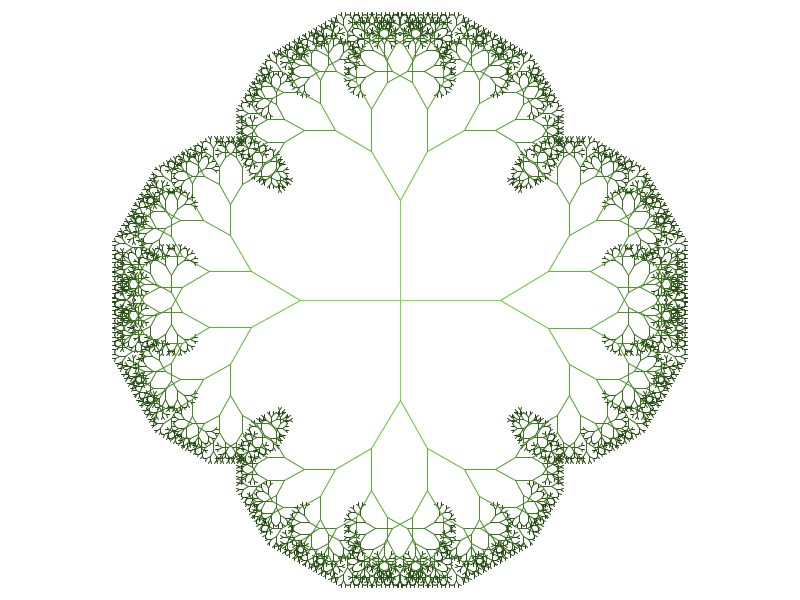
Frame 1 (no input)
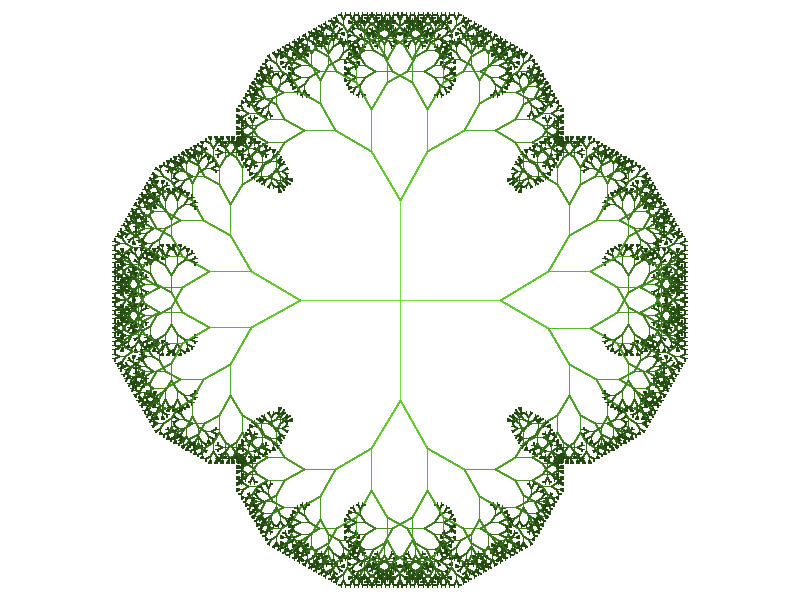
Frame 60 (the mouse pressed at the canvas centre just before this capture)
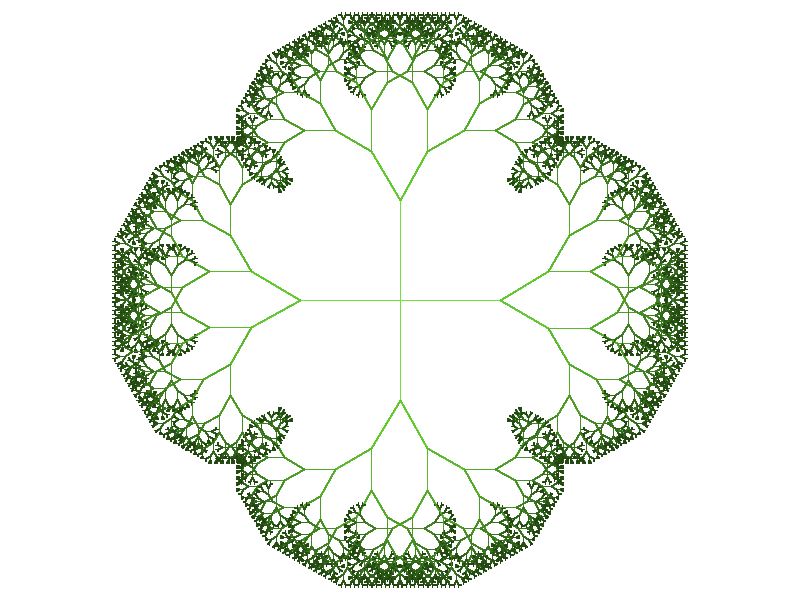
Frame 120 (the mouse held since frame 60 and released just before this capture)

The Processing sketch that drew these frames (run headless with seeded random() and noise(); from frame 60 on, the mouse is pressed at the canvas centre):

// Processing sketch: processing_73068
// ── processing_73068.pde

// Recursive Tree Excercise
// Owen Herterich

void setup() {
  size(800, 600);
  background(255);

  colorMode(HSB, 360);

  strokeWeight(1);
}

void draw() {
  //Draw initial horizontal line for the tree
  stroke(100, 270, 320);
  line(400, 300, 500, 300);
  line(400, 300, 300, 300);
  line(400, 300, 400, 400);
  line(400, 300, 400, 200);

  //Start drawing recursive tree
  pushMatrix();
  translate(500, 300);
  branch(75, 30, 300);
  popMatrix();

  pushMatrix();
  translate(400, 400);
  rotate(radians(90));
  branch(75, 30, 300);
  popMatrix();

  pushMatrix();
  translate(300, 300);
  rotate(radians(180));
  branch(75, 30, 300);
  popMatrix();
  
    pushMatrix();
  translate(400, 200);
  rotate(radians(-90));
  branch(75, 30, 300);
  popMatrix();
}

void branch(int lineLength, int rotation, int shading) {
  //Before starting recursion, check to see if lines are at least 10 pixels long
  if (lineLength >= 4) {

    //Change variables every time the function is run
    lineLength=int(lineLength*.75);
    shading-=20;

    stroke(100, 270, shading);
    pushMatrix();
    rotate(radians(rotation)); //Rotate coordinate grid by specified amount (in positive direction)
    line(0, 0, lineLength, 0); //draw line that is (lineLength) units long.
    translate(lineLength, 0); //translate the coordinate grid to the end of previously drawn line
    branch(lineLength, rotation, shading); //use recursion to keep drawing lines
    popMatrix();

    /*Same as above, except that the coordinate grid is rotated in negative direction to
     produce two different branches of the tree*/
    stroke(100, 270, shading);  
    pushMatrix();
    rotate(radians(-rotation)); //rotate grid in negative direction
    line(0, 0, lineLength, 0);
    translate(lineLength, 0);
    branch(lineLength, rotation, shading);
    popMatrix();
  }
}
